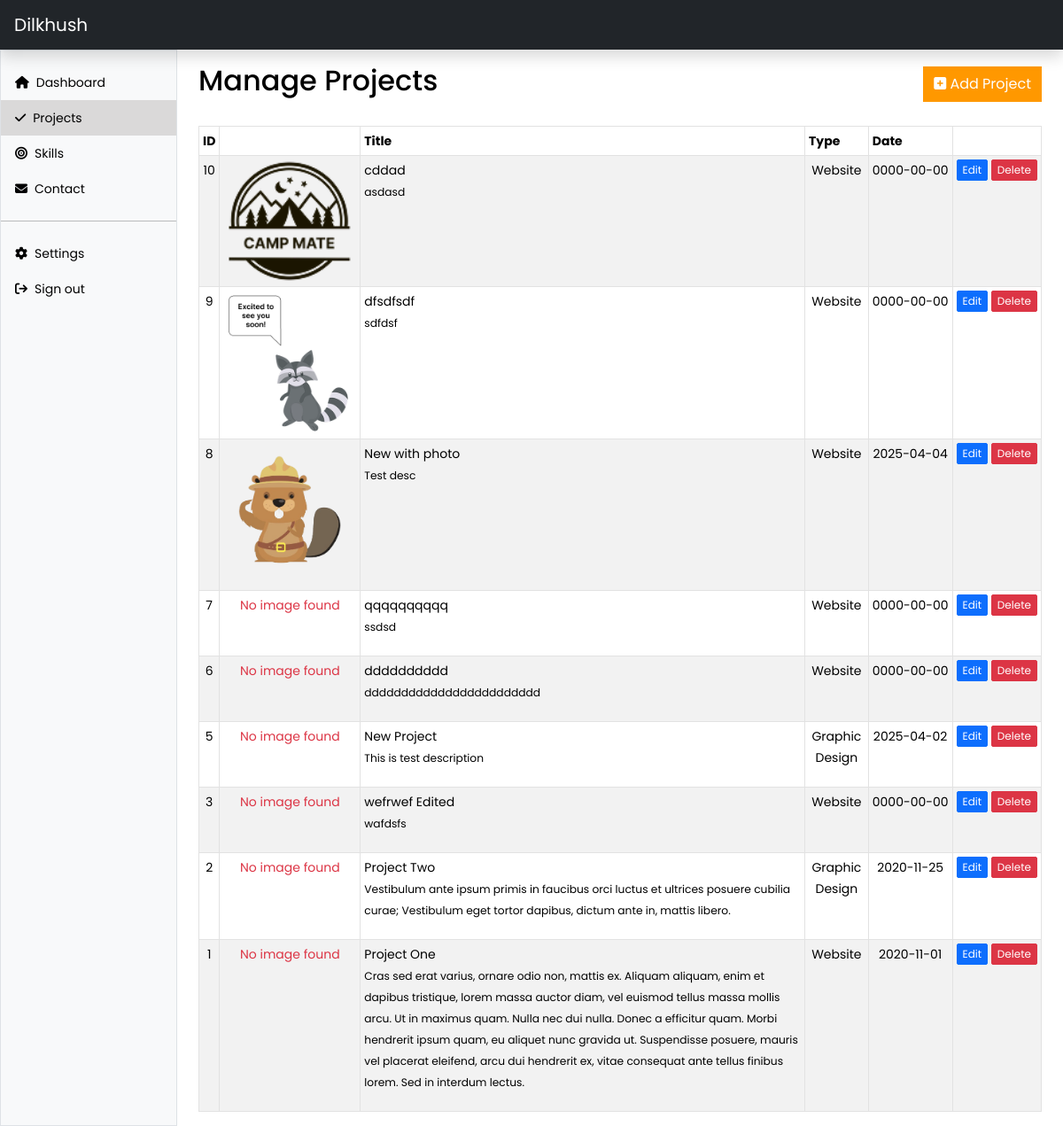
Page /admin/projects.php (signed in) on the earlier database version.
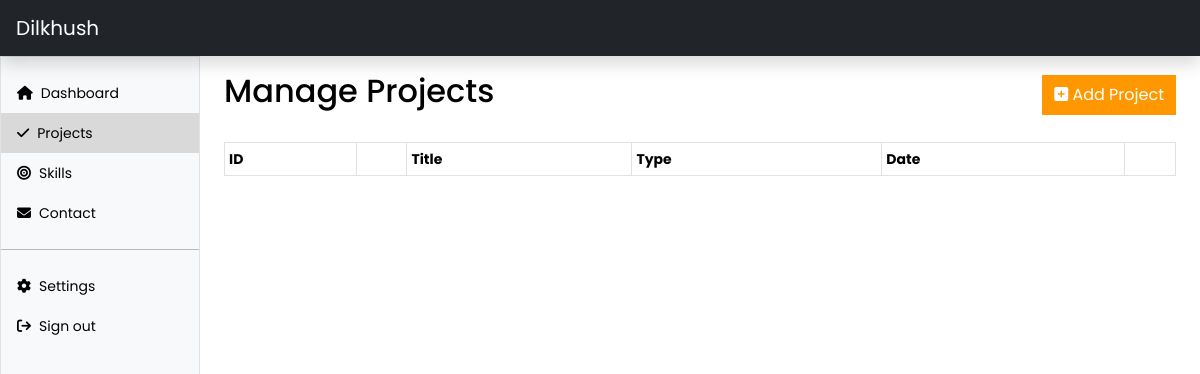
Same page on the later database version.
### tables this page shows
CREATE TABLE `projects` (
  `id` int(10) UNSIGNED NOT NULL,
  `title` varchar(100) DEFAULT NULL,
  `content` text NOT NULL,
  `url` varchar(100) NOT NULL,
  `youtube_link` varchar(255) DEFAULT NULL,
  `type` enum('Website','Graphic Design') DEFAULT NULL,
  `date` date DEFAULT NULL,
  `photo` varchar(255) DEFAULT NULL
);

### admin/projects.php (the view, shortened to what this page needs)
<?php
include( '../config/config.php' );
include( 'includes/header.php' );
$query = 'SELECT *
  FROM projects
  ORDER BY id DESC';
$result = mysqli_query( $connect, $query );
?>
<main class="col-md-9 ms-sm-auto col-lg-10 px-md-4" id="main-admin">
  <div class="d-flex justify-content-between flex-wrap flex-md-nowrap align-items-center pt-3 pb-2 mb-3">
    <h1 class="h2">Manage Projects</h1>
    <div class="btn-toolbar mb-2 mb-md-0">
    <a href="projects_add.php" class="btn-cta"><i class="fas fa-plus-square"></i> Add Project</a>
    </div>
  </div>
  <div class="table-responsive">
    <table class="table table-striped table-sm">
      <thead>
        <tr>
          <th align="center">ID</th>
          <th></th>
          <th align="left">Title</th>
          <th align="center">Type</th>
          <th align="center">Date</th>
          <th></th>
        </tr>
      </thead>
      <tbody>
        <?php while( $record = mysqli_fetch_assoc( $result ) ): ?>
          <tr>
            <td align="center"><?php echo $record['id']; ?></td>
            <td align="center">
            <?php if (!empty($record['photo'])): ?>
                <img src="<?php echo htmlentities($record['photo']); ?>" width="150" alt="Project Image">
            <?php else: ?>
                <p class="text-danger">No image found</p>
            <?php endif; ?>
            </td>
            <td align="left">
              <?php echo htmlentities( $record['title'] ); ?>
              <small><?php echo $record['content']; ?></small>
            </td>
            <td align="center"><?php echo $record['type']; ?></td>
            <td align="center" style="white-space: nowrap;"><?php echo htmlentities( $record['date'] ); ?></td>
            <td align="center">
              <div class="d-flex">
                <a href="projects_edit.php?id=<?php echo $record['id']; ?>" class="btn btn-xs btn-primary">Edit</i></a>&nbsp;
                <a href="projects.php?delete=<?php echo $record['id']; ?>" onclick="javascript:confirm('Are you sure you want to delete this project?');" class="btn btn-xs btn-danger">Delete</i></a>
              </div>
            </td>
          </tr>
        <?php endwhile; ?>
      </tbody>
    </table>
  </div>
</main>
<?php
include( 'includes/footer.php' );
?>

Differences in the rows shown:
removed projects: id "10", photo (picture), title "cddad", content "asdasd", type "Website", date "0000-00-00"
removed projects: id "9", photo (picture), title "dfsdfsdf", content "sdfdsf", type "Website", date "0000-00-00"
removed projects: id "8", photo (picture), title "New with photo", content "Test desc", type "Website", date "2025-04-04"
removed projects: id "7", shows "No image found", title "qqqqqqqqqq", content "ssdsd", type "Website", date "0000-00-00"
removed projects: id "6", shows "No image found", title "dddddddddd", content "dddddddddddddddddddddddd", type "Website", date "0000-00-00"
removed projects: id "5", shows "No image found", title "New Project", content "This is test description", type "Graphic Design", date "2025-04-02"
removed projects: id "3", shows "No image found", title "wefrwef Edited", content "wafdsfs", type "Website", date "0000-00-00"
removed projects: id "2", shows "No image found", title "Project Two", content "Vestibulum ante ipsum primis in faucibus orci luctus et ultrices posuere cubilia curae; Vestibulum eget tortor dapibus, dictum ante in, mattis libero.", type "Graphic Design", date "2020-11-25"
removed projects: id "1", shows "No image found", title "Project One", content "Cras sed erat varius, ornare odio non, mattis ex. Aliquam aliquam, enim et dapibus tristique, lorem massa auctor diam, vel euismod tellus massa mollis arcu. Ut in maximus quam. Nulla nec dui nulla. Donec a efficitur quam. Morbi hendrerit ipsum quam, eu aliquet nunc gravida ut. Suspendisse posuere, mauris vel placerat eleifend, arcu dui hendrerit ex, vitae consequat ante tellus finibus lorem. Sed in interdum lectus.", type "Website", date "2020-11-01"
